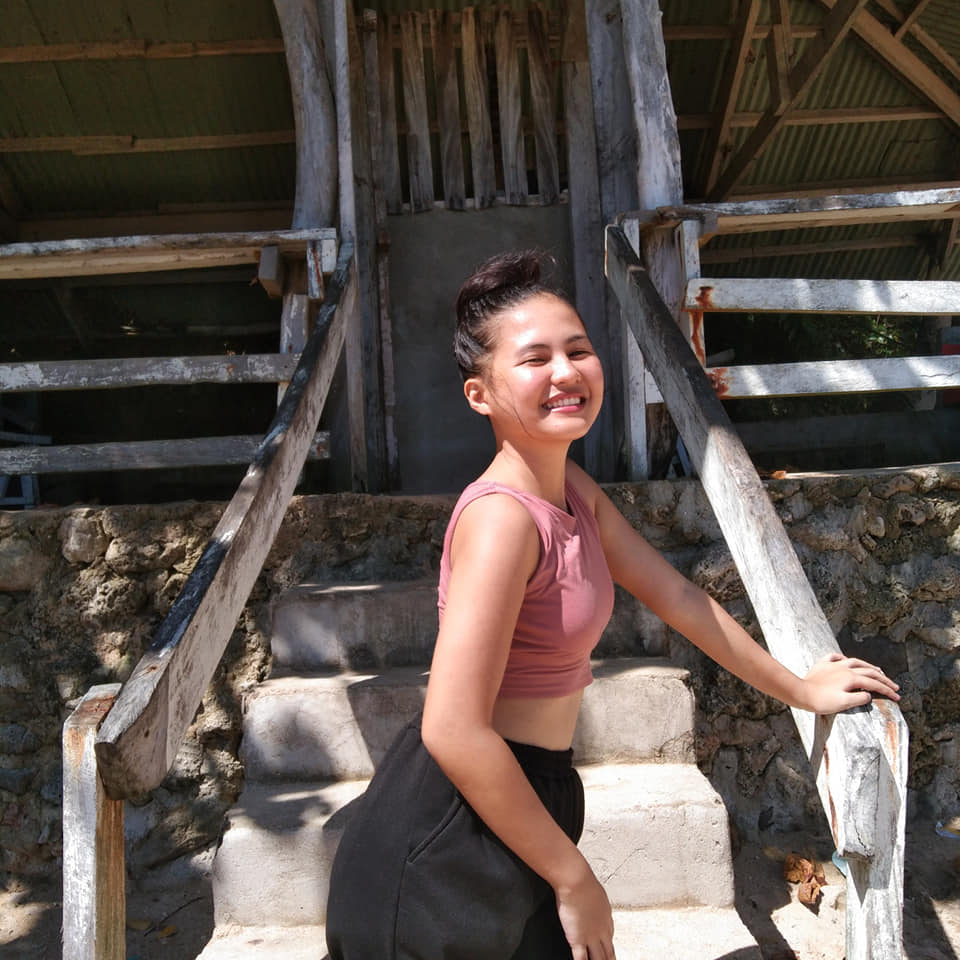
#> input picture photos/inday.jpg, 960 x 960 px
$ python basics.py
#> lines starting #> are read from the running program, lines starting #| are printed output that depends on the picture; after the words box and inside, x2 and y2 are one past the last pixel; in counts of white or black regions, pixels touching at a corner belong together
import cv2 as cv

img = cv.imread('photos/inday.jpg')
#> img is the input picture: shape (960, 960, 3); mean B, G, R 75.6, 81.7, 92.6
cv.imshow('Inday', img)

# converting image to gray scale
gray = cv.cvtColor(img, cv.COLOR_BGR2GRAY)
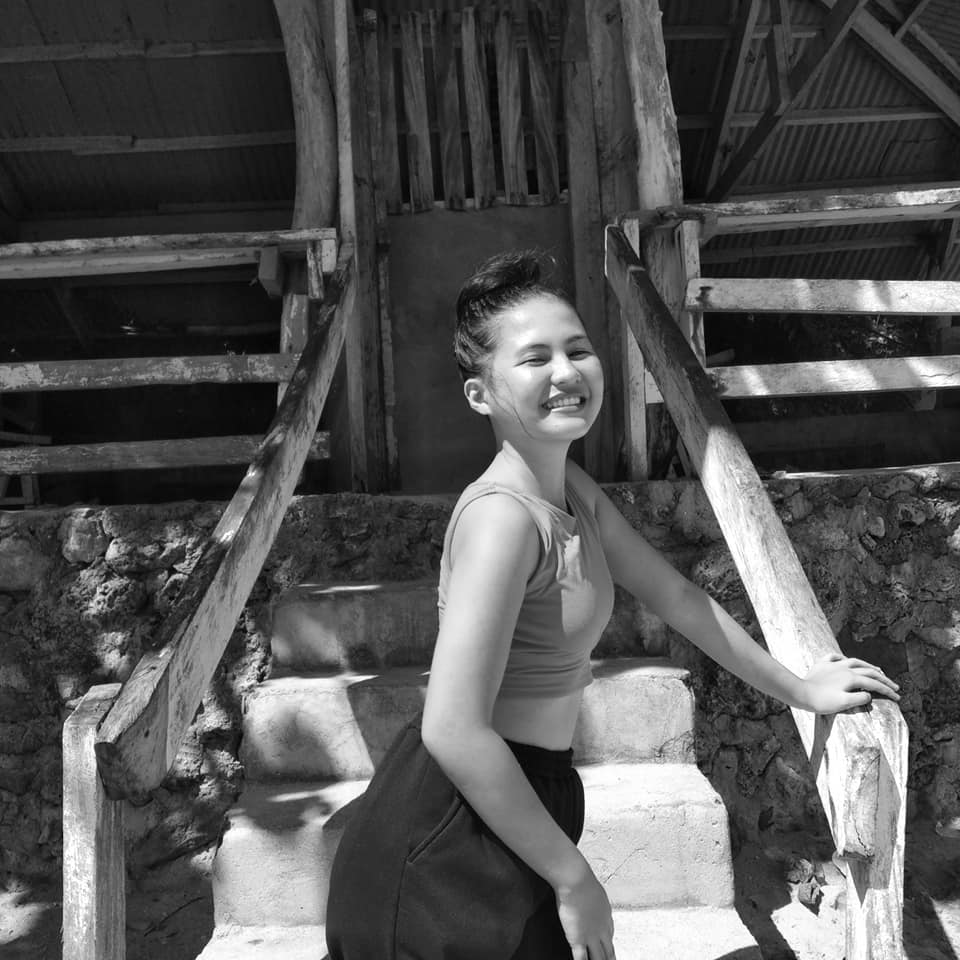
#> gray: shape (960, 960); min 0, max 255, mean 84.3
cv.imshow('Gray', gray)

# converting image to blur image
blur = cv.GaussianBlur(img, (7,7), cv.BORDER_DEFAULT)
cv.imshow('Blur', blur)

# converting image edge cascade
canny = cv.Canny(img, 125, 175)
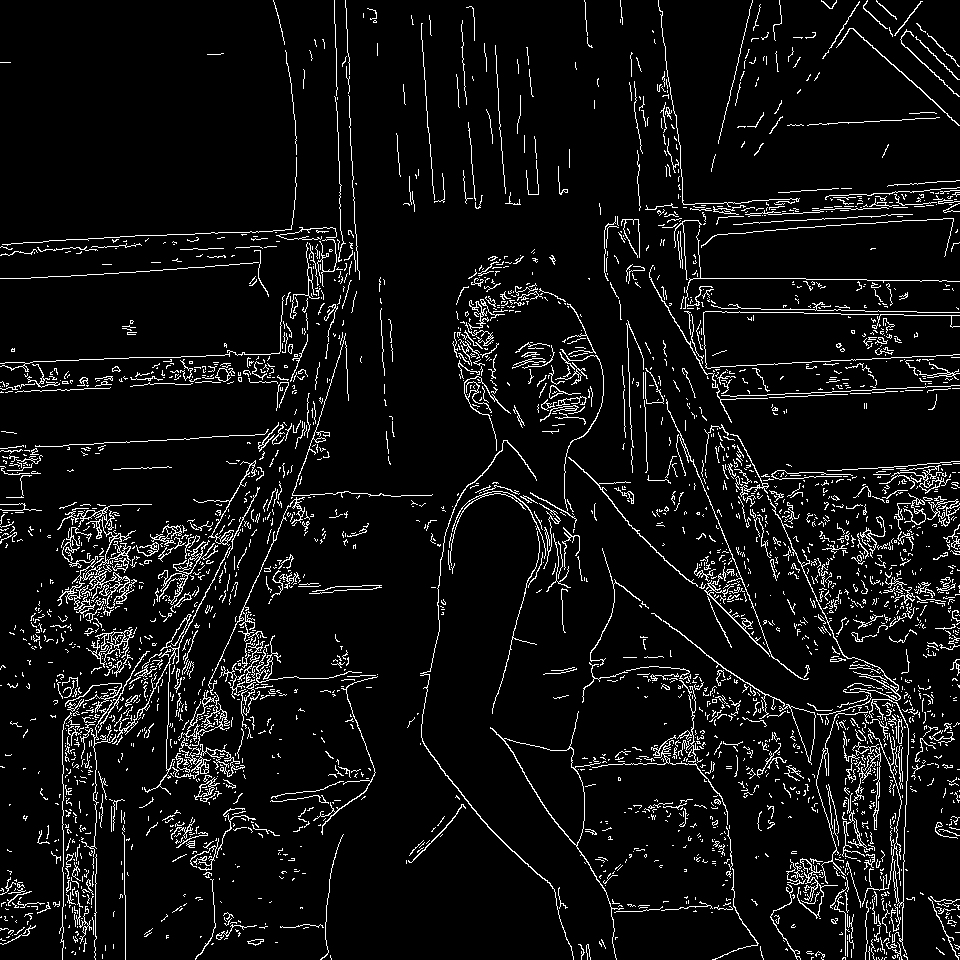
#> canny: shape (960, 960); 6.7% white in thin lines or dots
cv.imshow('Canny', canny)

# converting image to dilating
dilate = cv.dilate(canny, (7,7), iterations=3)
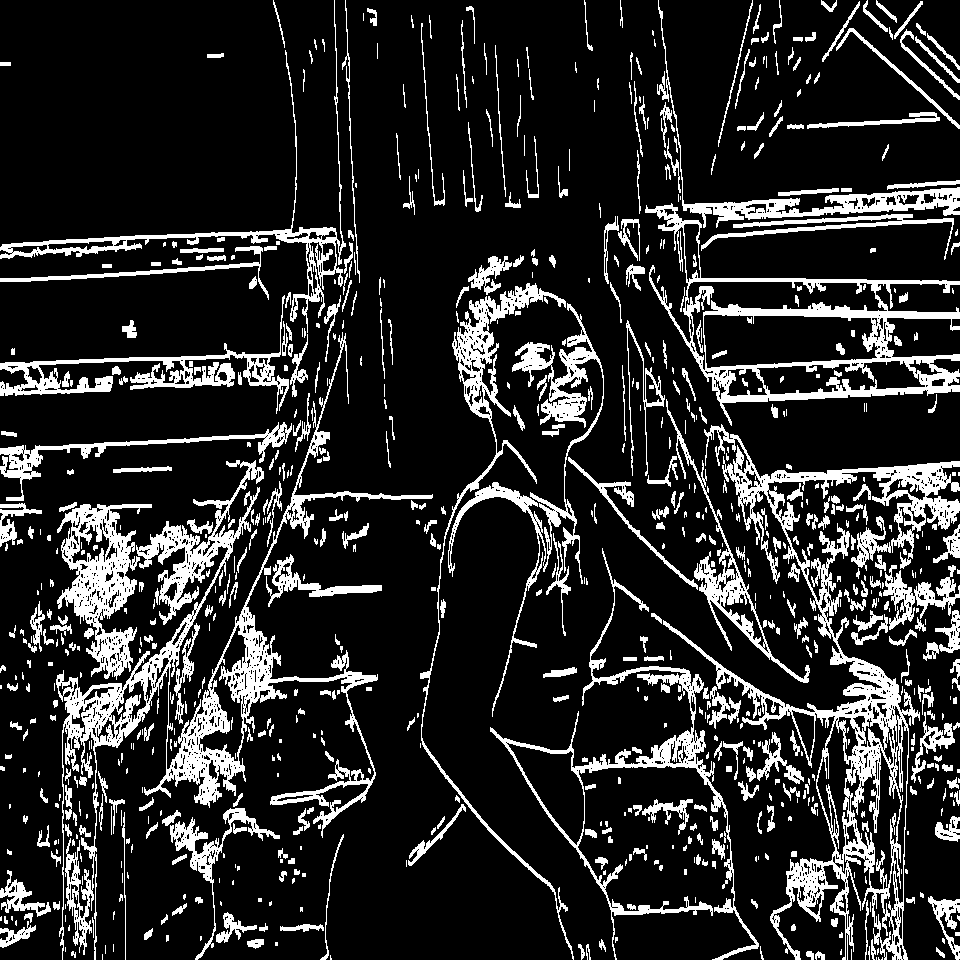
#> dilate: shape (960, 960); 16.4% white; 805 white regions (327 under 20 px), largest, box (x1, y1, x2, y2) and area: (56, 332, 433, 960) 22903, (663, 424, 960, 960) 22655, (645, 203, 960, 426) 10762
cv.imshow('Dilated', dilate)

# converting image to eroding
erode = cv.erode(dilate, (7,7), iterations=3)
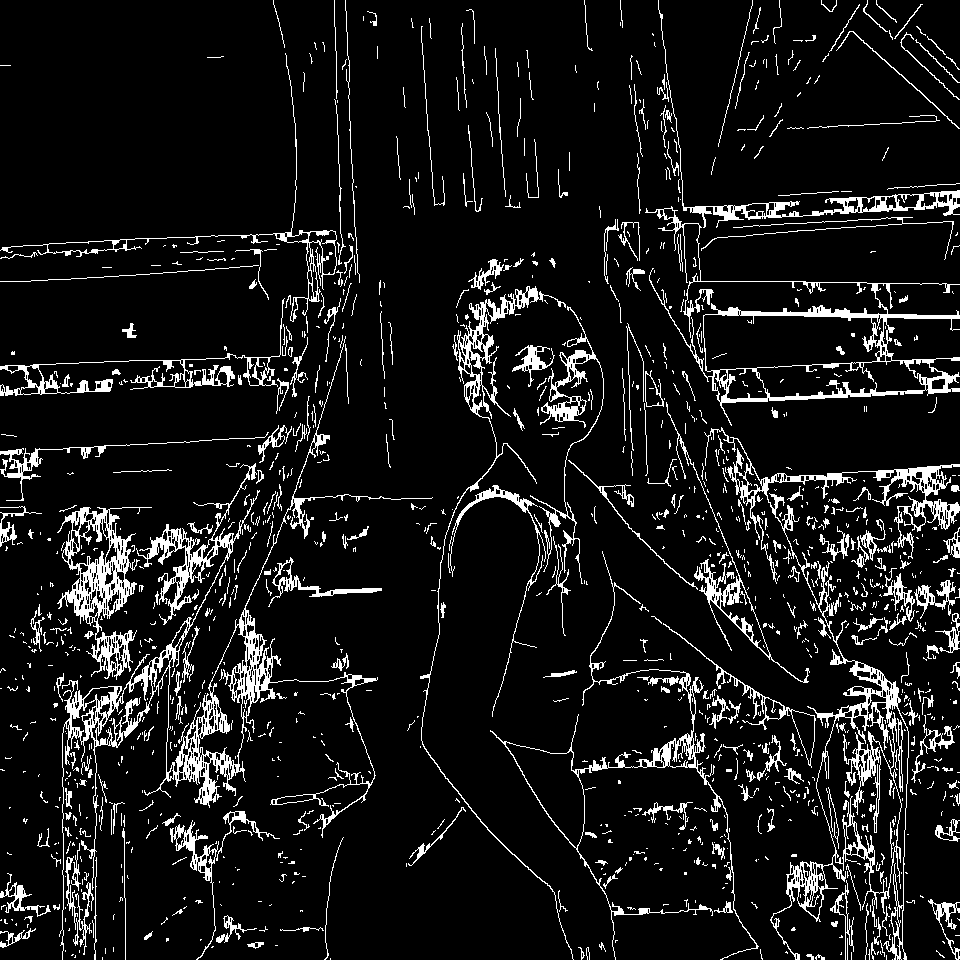
#> erode: shape (960, 960); 9.2% white in thin lines or dots
cv.imshow('Eroded', erode)

# resize image
resize = cv.resize(img, (500,500), interpolation=cv.INTER_AREA)
cv.imshow('Resize', resize) # area effect in resizing the image then if you inlarge the image use cubic or linear but suggested is cubic

# crop  image
cropped = img[50:200, 200:400]
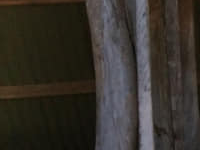
#> cropped: shape (150, 200, 3); mean B, G, R 43, 49.3, 53.8
cv.imshow('Cropped', cropped)

cv.waitKey(0)

$ run again, with photos/gf5.jpg copied over photos/inday.jpg
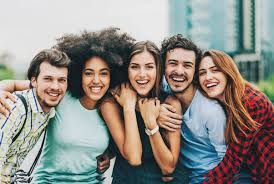
#> input picture photos/gf5.jpg, 274 x 184 px
#> img is the input picture: shape (184, 274, 3); mean B, G, R 135.2, 141.3, 144.5
#> `canny = cv.Canny(img, 125, 175)`:
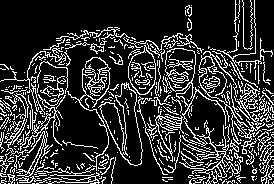
#> canny: shape (184, 274); 19.4% white in thin lines or dots
#> dilate: shape (184, 274); 45.2% white; 9 white regions (4 under 20 px), largest, box (x1, y1, x2, y2) and area: (0, 0, 274, 184) 22508, (108, 46, 123, 68) 151, (0, 64, 9, 73) 64, (174, 141, 176, 155) 23, (195, 127, 199, 133) 20
#> erode: shape (184, 274); 31% white; 51 white regions (41 under 20 px), largest, box (x1, y1, x2, y2) and area: (0, 0, 274, 184) 15112, (108, 49, 123, 68) 76, (157, 142, 168, 164) 61
#> `cropped = img[50:200, 200:400]`:
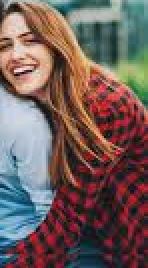
#> cropped: shape (134, 74, 3) (shown 2 times larger); mean B, G, R 90.4, 93.9, 113.6
